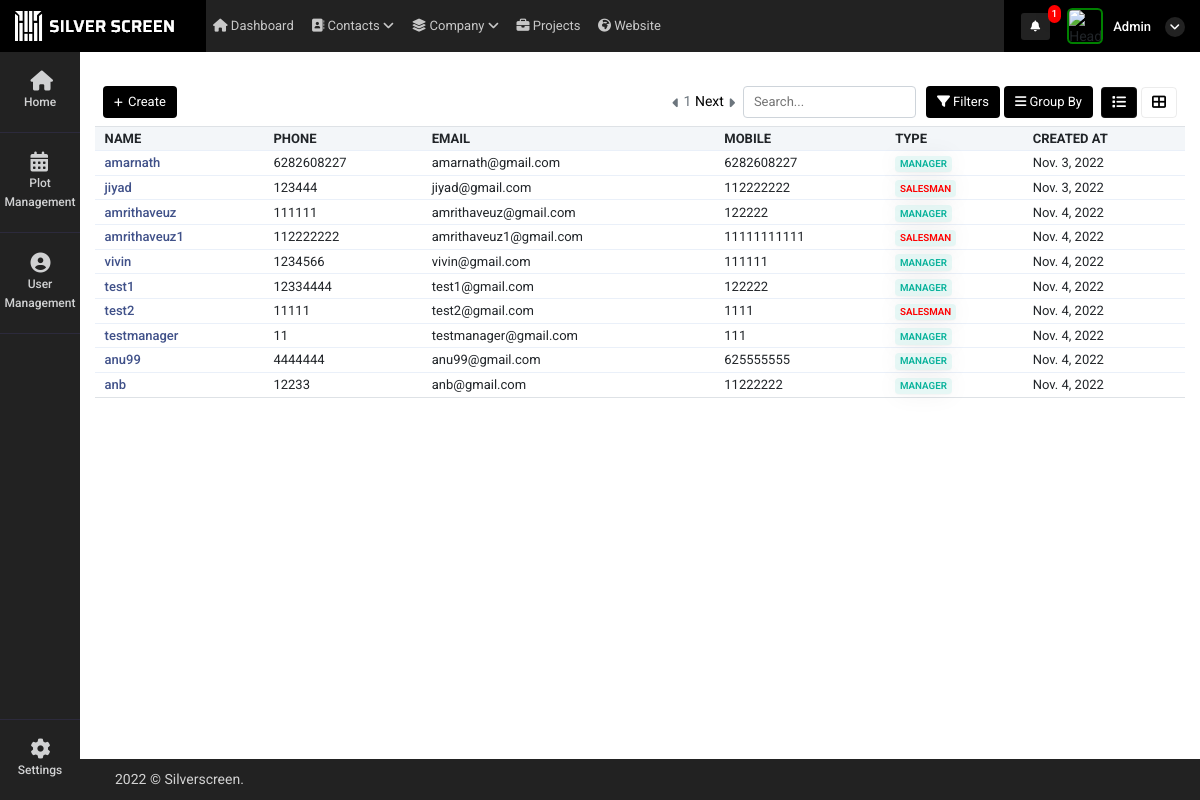
Before: /demo_card_view (signed in) with the older database file.
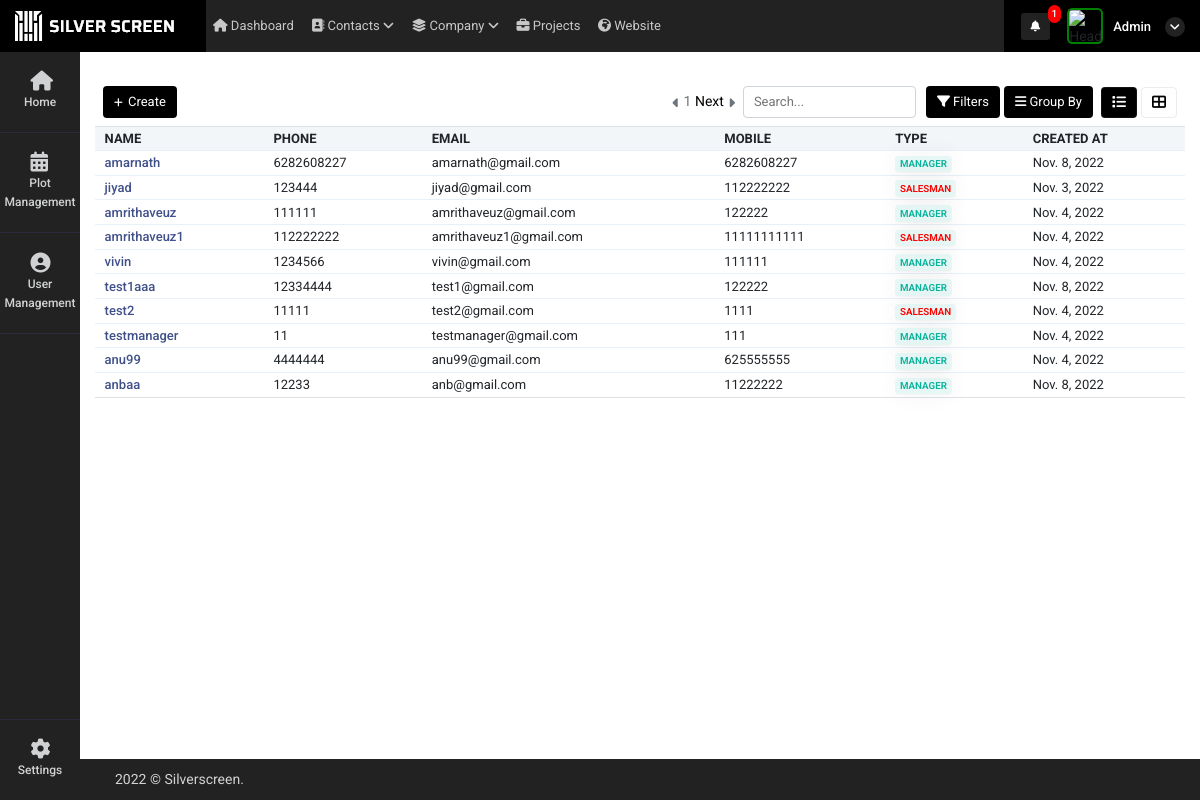
After: the same page with the newer database file.
### super_admin/models.py (models this page shows)
class common(models.Model):  # COMM0N
    dt = models.DateField(auto_now=True)
    tm = models.TimeField(auto_now=True)
    updated = models.DateTimeField(default=timezone.now)
    status = models.CharField(max_length=255, null=True)
    class Meta:
        abstract = True

class user_Details(common):
    auth_user = models.ForeignKey(User,on_delete=models.CASCADE,related_name="auth_user_login_id", null=True)
    name = models.CharField(max_length=255,null=True)
    phone = models.CharField(max_length=255,null=True)
    email = models.EmailField(null=True)
    mobile = models.CharField(max_length=255,null=True)
    emp_id = models.CharField(max_length=255,null=True)
    address1 = models.CharField(max_length=255,null=True)
    address2 = models.CharField(max_length=255,null=True)
    city = models.CharField(max_length=255,null=True)
    state = models.CharField(max_length=255,null=True)
    country = models.CharField(max_length=255,null=True)
    zip = models.CharField(max_length=255,null=True)
    password_geration_type = models.CharField(max_length=255,choices=password_generate_option,null=True)
    user_type = models.CharField(max_length=255,choices=login_user_type,null=True)
    atatchment = models.FileField(upload_to="user_image",null=True)
    created_by = models.ForeignKey(User,on_delete=models.CASCADE,related_name="added_by_user_id", null=True)
    plot_list_view = models.CharField(max_length=255,null=True)
    price_visibility = models.IntegerField(null=True,default=1)
    property_access =  models.CharField(max_length=255,choices=property_access_option,null=True)

### super_admin/views.py (the view)
# urls.py: path('demo_card_view',views.demo_card_view,name='demo_card_view'),
def demo_card_view(request):
    page_number = request.GET.get("page")
    user_data = user_Details.objects.all()
    data_paginator = Paginator(user_data, 10)
    try:
        page_obj = data_paginator.get_page(page_number)
    except PageNotAnInteger:
        page_obj = data_paginator.page(1)
    context = {
        'user_data': user_data,
        'page_obj': page_obj
    }
    return render(request,'super_admin/demo_card_view.html',context)

### super_admin/templatetags/notification.py (called while the page is built, shortened)
@register.filter(name='get_notifications')
def get_notifications(value,args):
    user_dat = User.objects.get(id=value.id)
    st = user_dat.is_superuser
    data_count = ''
    if st == True:
        data_count = user_request_plot.objects.filter(read_status=0).count()
    return data_count

@register.filter(name='get_loginUsernameImage')
def get_loginUsernameImage(value,args):
    user_dat = User.objects.get(id=value.id)
    st = user_dat.is_superuser
    image_url = ''
    if st == True:
        image_url = 'http://10.10.10.119:8000/static/adminicon.jpg'
    else:
        user_data = user_Details.objects.get(auth_user=value.id)
        if user_data.atatchment == '':
            image_url = 'http://10.10.10.119:8000/static/adminicon.jpg'
        else:
            image_url ='../media/'+str(user_data.atatchment)
    return image_url

@register.filter(name='get_user_type')
def get_user_type(value,args):
    user_dat = User.objects.get(id=value.id)
    st = user_dat.is_superuser
    if st == True:
        return False

### super_admin/templates/super_admin/demo_card_view.html (shortened to what the changed rows need)
{% extends "super_admin/base10.html" %}
{% block content %}
<div class="container-fluid mt-4">
    <div class="tab-content contnt" id="demo_result_employee">
        <div class="tab-pane active" id="home1" role="tabpanel">
            <div class="tab-content">
                <div class="tab-pane active" id="ho" role="tabpanel">
                    <div class="table-responsive mb-1  mt-2">
                        <table class="table table-nowrap align-middle user_table"
                            id="orderTable">
                            <thead class="table-light">
                                <tr class="text-uppercase">
                                    <th class="sort"
                                        data-sort="customer_name">
                                        Name</th>
                                    <th class="sort"
                                        data-sort="product_name">
                                       Phone
                                    </th>
                                    <th class="sort" data-sort="date">Email</th>
                                    <th class="sort" data-sort="company">
                                       Mobile
                                    </th>
                                    <th class="sort" data-sort="company">
                                        Type
                                     </th>
                                    <th class="sort" data-sort="company">
                                       Created At
                                    </th>
                                </tr>
                            </thead>
                            <tbody class="list form-check-all append_search_result">
                                {% for i in page_obj  %}
                                <tr onclick="window.location='user_edit?id={{i.id}}'">
                                    <td class="id"><a href="user_edit?id={{i.id}}"
                                            class="fw-medium link-primary">{{i.name}}</a>
                                    </td>
                                    <td class="customer_name">{{i.phone}}
                                    </td>
                                    <td class="product_name">{{i.email}}</td>
                                    <td class="date">{{i.mobile}}</td>
                                    <td class="company">
                                        {% if i.user_type == "manager" %}
                                        <span
                                            class="badge badge-soft-success text-uppercase">Manager</span>
                                        {% elif i.user_type == "salesman"  %}
                                        <span style="color: red!important"
                                            class="badge badge-soft-success text-uppercase">Salesman</span>
                                        {% endif %}
                                        </td>
                                    <td class="status">{{i.dt}}
                                    </td>
                                </tr>
                                {% endfor %}
                            </tbody>
                        </table>
                    </div>
                </div>
            </div>
        </div>
    </div>
</div>
{% endblock %}

Changed rows visible on the page:
changed user_Details "amarnath": dt "Nov. 3, 2022" → "Nov. 8, 2022"
changed user_Details "test1@gmail.com": name "test1" → "test1aaa"; dt "Nov. 4, 2022" → "Nov. 8, 2022"
changed user_Details "anb@gmail.com": name "anb" → "anbaa"; dt "Nov. 4, 2022" → "Nov. 8, 2022"
